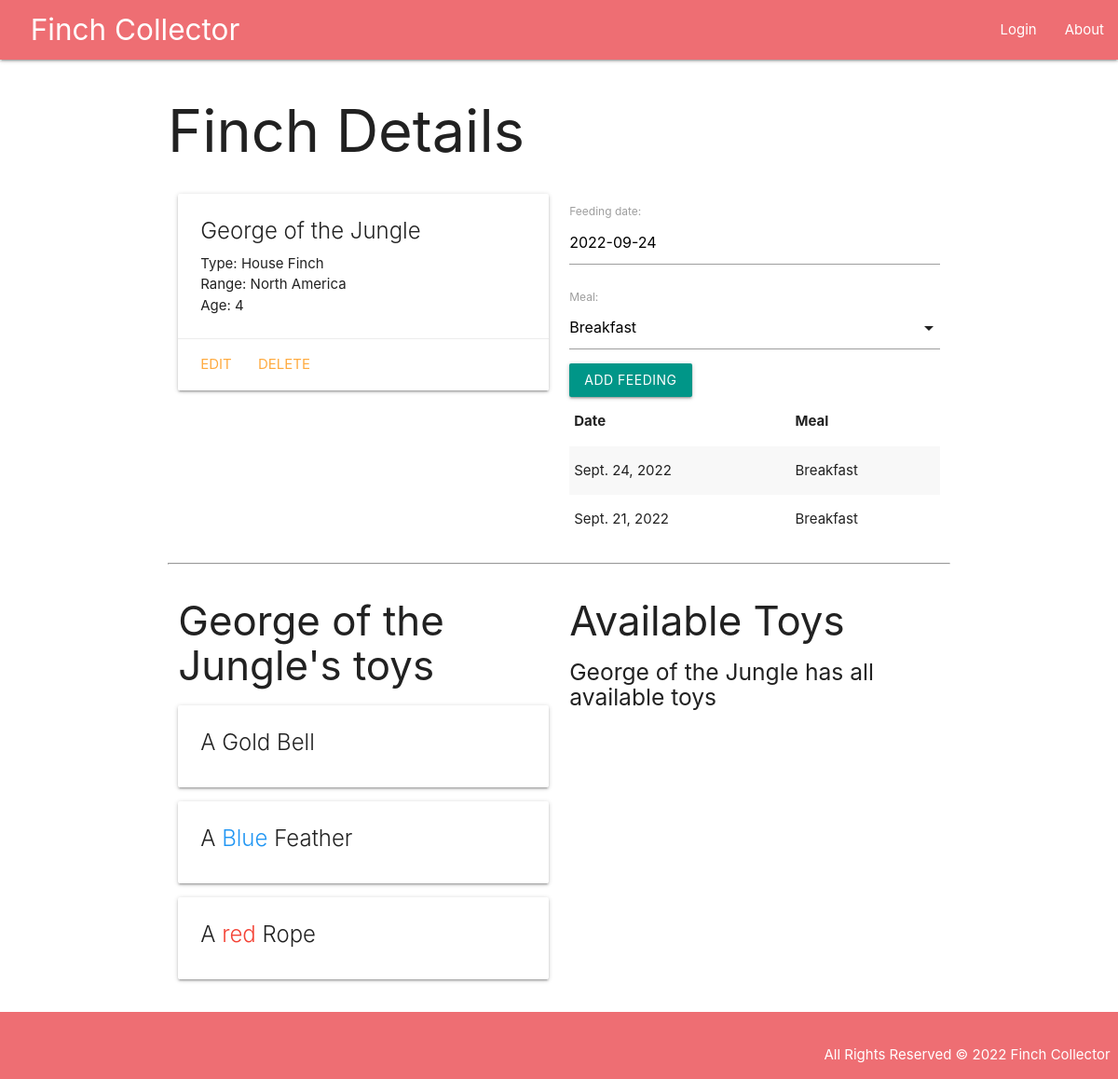
The page /finches/1/ on the database its author committed.
### main_app/models.py (models this page shows, shortened)
class Finch(models.Model):
  name = models.CharField(max_length=100)
  type = models.CharField(max_length=100)
  region = models.TextField(max_length=250)
  age = models.IntegerField()
  toys = models.ManyToManyField(Toy)
  user = models.ForeignKey(User, on_delete=models.CASCADE)

class Feeding(models.Model):
  date = models.DateField('feeding date')
  meal = models.CharField(
    max_length=1,
    choices=MEALS,
    default=MEALS[0][0]
  )
  finch = models.ForeignKey(Finch, on_delete=models.CASCADE)
  class Meta:
    ordering = ['-date']

class Toy(models.Model):
  name = models.CharField(max_length=50)
  color = models.CharField(max_length=20)

### main_app/views.py (the view)
# urls.py: path('finches/<int:finch_id>/', views.finch_details, name='details'),
def finch_details(request, finch_id):
  finch = Finch.objects.get(id=finch_id)
  feeding_form = FeedingForm()
  toys_finch_doesnt_have = Toy.objects.exclude(id__in = finch.toys.all().values_list('id'))
  return render(request, 'finches/detail.html',
  {
    'finch': finch,
    'page_name' : 'Details',
    'feeding_form' : feeding_form,
    'toys': toys_finch_doesnt_have,
  })

### main_app/forms.py
class FeedingForm(ModelForm):
  class Meta:
    model = Feeding
    fields = ('date', 'meal')

### main_app/templates/finches/detail.html (shortened to what this page needs)
{% extends 'base.html' %}
{% block content %}
<h1>Finch Details</h1>
<div class="row">
  <div class="col s6">
    <div class="card">
      <div class="card-content">
        <span class="card-title">{{ finch.name }}</span>
        <p>Type: {{ finch.type }}</p>
        <p>Range: {{ finch.region }}</p>
        <p>Age: {{ finch.age }}</p>
      </div>
      <div class="card-action">
        <a href="{% url 'finch_update' finch.id %}">Edit</a>
        <a href="{% url 'finch_delete' finch.id %}">Delete</a>
      </div>
    </div>
  </div>
  <div class="col s6">
    <form action="{% url 'add_feeding' finch.id%}" method="POST">
      {{ feeding_form.as_p }}
      <input class="btn teal"type="submit" value="Add Feeding">
    </form>
    <table class="striped">
      <thead>
        <tr>
          <th>Date</th>
          <th>Meal</th>
        </tr>
      </thead>
      <tbody>
        {% for feeding in finch.feeding_set.all %}
          <tr>
            <td>{{ feeding.date }}</td>
            <td>{{ feeding.get_meal_display }}</td>
          </tr>
        {% endfor %}
      </tbody>
    </table>
  </div>
</div>
<hr>
<div class="row">
  <div class="col s6">
    <h3>{{ finch.name }}'s toys</h3>
    {% if finch.toys.count %}
    {% for toy in finch.toys.all %}
      <div class="card">
        <div class="card-content">
          <span class="card-title">
            A <span class="{{ toy.color.lower }}-text">{{ toy.color }}</span>
            {{ toy.name }}
          </span>
        </div>
      </div>
    {% endfor %}
    {% else %}
      <h5>No Toys for {{ finch.name }}</h5>
    {% endif %}
  </div>
  <div class="col s6">
    <h3>Available Toys</h3>
    {% if toys.count %}
    {% for toy in toys.all %}
    <div class="card">
      <div class="card-content">
        <span class="card-title">
          A <span class="{{ toy.color.lower }}-text">{{ toy.color }}</span>
          {{ toy.name }}
        </span>
      </div>
      <div class="card-action">
        <form action="{% url 'assoc_toy' finch.id toy.id %}" method="POST">
          {% csrf_token %}
          <input class="btn" type="submit" value="Add">
        </form>
      </div>
    </div>
    {% endfor %}
    {% else %}
    <h5>{{ finch.name }} has all available toys</h5>
    {% endif %}
  </div>
</div>
{% endblock %}

### main_app/static/css/style.css (style rules this page uses)
body { display: flex; flex-direction: column; min-height: 100vh; }

### rows shown on the page
Finch: name "George of the Jungle", type "House Finch", region "North America", age "4"
Feeding: date "Sept. 24, 2022", meal "Breakfast"
Feeding: date "Sept. 21, 2022", meal "Breakfast"
Toy: color "Gold", name "Bell"
Toy: color "Blue", name "Feather"
Toy: color "red", name "Rope"
